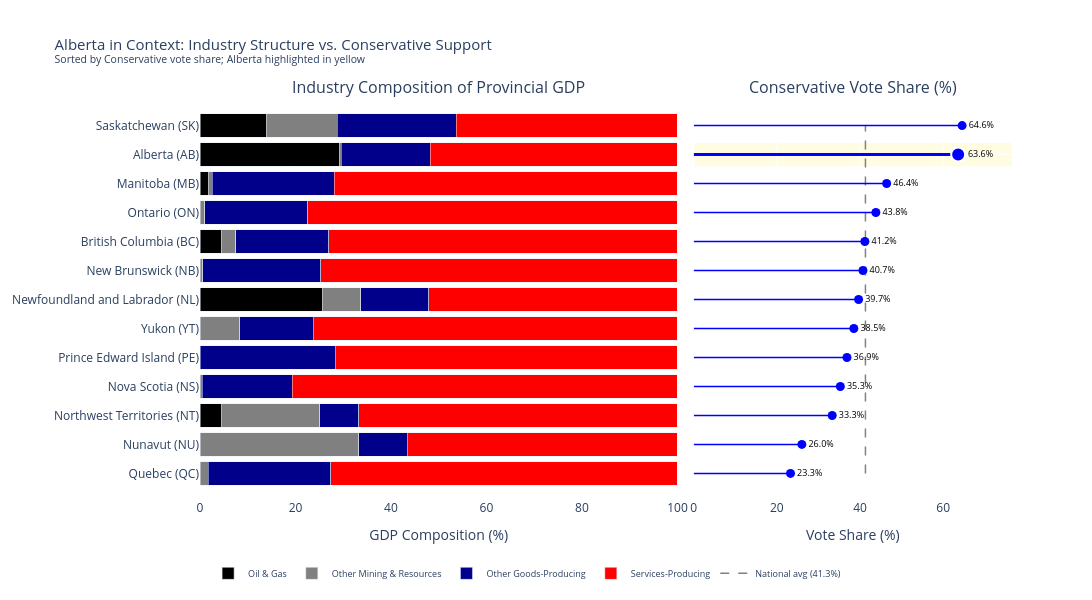

Notebook code for this chart:
### Code cell
# ============================================================
# VISUALIZATION 2: Dual-Panel Industry Composition + Lollipop
# "Alberta in Context"
# ============================================================

# Sort provinces by Conservative vote share (descending top-to-bottom in plotly = ascending in data)
sorted_merged = merged.sort_values('Con_VoteShare', ascending=True).copy()
provinces = sorted_merged.index.tolist()
n = len(provinces)

# Handle NaN for territories
for col in ['OilGas_Pct', 'OtherMining_Pct', 'OtherGoods_Pct', 'Services_Pct']:
    sorted_merged[col] = sorted_merged[col].fillna(0)

# Normalize to 100%
industry_cols = ['OilGas_Pct', 'OtherMining_Pct',
                 'OtherGoods_Pct', 'Services_Pct']
row_totals = sorted_merged[industry_cols].sum(axis=1)
for col in industry_cols:
    sorted_merged[col + '_norm'] = sorted_merged[col] / row_totals * 100

# Province labels
prov_labels = [
    f"{p} ({sorted_merged.loc[p, 'Abbreviation']})" for p in provinces]

# Industry styling
industry_config = [
    ('OilGas_Pct_norm', 'Oil & Gas', 'black'),
    ('OtherMining_Pct_norm', 'Other Mining & Resources', 'gray'),
    ('OtherGoods_Pct_norm', 'Other Goods-Producing', 'darkblue'),
    ('Services_Pct_norm', 'Services-Producing', 'red'),
]

# National average Conservative vote share
national_avg = elections[elections['Party'] == 'Conservative']['Votes Obtained/Votes obtenus'].sum() / \
    elections['Votes Obtained/Votes obtenus'].sum() * 100

fig = make_subplots(rows=1, cols=2, shared_yaxes=True, column_widths=[0.6, 0.4],
                    horizontal_spacing=0.02,
                    subplot_titles=['Industry Composition of Provincial GDP',
                                    'Conservative Vote Share (%)'])

# Left Panel: Stacked horizontal bars
for col_key, label, color in industry_config:
    fig.add_trace(
        go.Bar(
            y=prov_labels, x=sorted_merged[col_key].values,
            name=label, marker_color=color, orientation='h',
            legendgroup=label, showlegend=True,
            hovertemplate=f'{label}: ' + '%{x:.1f}%<extra></extra>'
        ),
        row=1, col=1
    )

# Right Panel: Lollipop chart
con_values = sorted_merged['Con_VoteShare'].values * 100

# National average reference line
fig.add_trace(
    go.Scatter(
        x=[national_avg, national_avg], y=[prov_labels[0], prov_labels[-1]],
        mode='lines', line=dict(color='gray', width=1.5, dash='dash'),
        name=f'National avg ({national_avg:.1f}%)', showlegend=True,
        hoverinfo='skip'
    ),
    row=1, col=2
)

# Lollipop stems and dots
for i, (prov, label, val) in enumerate(zip(provinces, prov_labels, con_values)):
    is_alberta = (prov == 'Alberta')
    fig.add_trace(
        go.Scatter(
            x=[0, val], y=[label, label],
            mode='lines',
            line=dict(color='blue', width=3 if is_alberta else 1.5),
            showlegend=False, hoverinfo='skip'
        ),
        row=1, col=2
    )
    fig.add_trace(
        go.Scatter(
            x=[val], y=[label],
            mode='markers+text',
            marker=dict(
                size=14 if is_alberta else 9,
                color='blue',
                line=dict(color='white', width=2) if is_alberta else dict(
                    width=0)
            ),
            text=[f'{val:.1f}%'], textposition='middle right',
            textfont=dict(size=9, color='black'),
            showlegend=False,
            hovertemplate=f'<b>{prov}</b><br>Conservative: {val:.1f}%<extra></extra>'
        ),
        row=1, col=2
    )

# Alberta highlight band
alberta_idx = provinces.index('Alberta') if 'Alberta' in provinces else None
if alberta_idx is not None:
    for col_idx in [1, 2]:
        fig.add_shape(
            type='rect',
            x0=0, x1=1, xref=f'x{col_idx} domain' if col_idx > 1 else 'x domain',
            y0=alberta_idx - 0.4, y1=alberta_idx + 0.4,
            yref='y' if col_idx == 1 else 'y2',
            fillcolor='rgba(255, 250, 205, 0.6)', line_width=0,
            layer='below',
            row=1, col=col_idx
        )

fig.update_layout(
    barmode='stack',
    height=600, width=1100,
    title=dict(
        text="Alberta in Context: Industry Structure vs. Conservative Support<br>"
             "<sup>Sorted by Conservative vote share; Alberta highlighted in yellow</sup>",
        font=dict(size=15)
    ),
    plot_bgcolor='white',
    legend=dict(x=0.01, y=-0.15, orientation='h', font=dict(size=9))
)

fig.update_xaxes(title_text='GDP Composition (%)',
                 range=[0, 100], row=1, col=1)
fig.update_xaxes(title_text='Vote Share (%)', range=[
                 0, max(con_values) + 12], row=1, col=2)

fig.show()

### Figure 1 — Plotly figure (JSON) as saved in the notebook; plotly's stock layout.template omitted (floating-point values rounded to 4 significant figures)
{"data": [{"hovertemplate": "Oil & Gas: %{x:.1f}%<extra></extra>", "legendgroup": "Oil & Gas", "marker": {"color": "black"}, "name": "Oil & Gas", "orientation": "h", "showlegend": true, "type": "bar", "x": [0.002422, 0.0, 4.594, 0.0, 0.0, 0.0, 25.65, 0.01338, 4.449, 0.07797, 1.772, 29.19, 13.93], "xaxis": "x", "y": ["Quebec (QC)", "Nunavut (NU)", "Northwest Territories (NT)", "Nova Scotia (NS)", "Prince Edward Island (PE)", "Yukon (YT)", "Newfoundland and Labrador (NL)", "New Brunswick (NB)", "British Columbia (BC)", "Ontario (ON)", "Manitoba (MB)", "Alberta (AB)", "Saskatchewan (SK)"], "yaxis": "y"}, {"hovertemplate": "Other Mining & Resources: %{x:.1f}%<extra></extra>", "legendgroup": "Other Mining & Resources", "marker": {"color": "gray"}, "name": "Other Mining & Resources", "orientation": "h", "showlegend": true, "type": "bar", "x": [1.757, 33.29, 20.46, 0.5015, 0.02674, 8.29, 7.98, 0.5133, 2.999, 0.8916, 0.8248, 0.3702, 14.84], "xaxis": "x", "y": ["Quebec (QC)", "Nunavut (NU)", "Northwest Territories (NT)", "Nova Scotia (NS)", "Prince Edward Island (PE)", "Yukon (YT)", "Newfoundland and Labrador (NL)", "New Brunswick (NB)", "British Columbia (BC)", "Ontario (ON)", "Manitoba (MB)", "Alberta (AB)", "Saskatchewan (SK)"], "yaxis": "y"}, {"hovertemplate": "Other Goods-Producing: %{x:.1f}%<extra></extra>", "legendgroup": "Other Goods-Producing", "marker": {"color": "darkblue"}, "name": "Other Goods-Producing", "orientation": "h", "showlegend": true, "type": "bar", "x": [25.59, 10.13, 8.222, 18.78, 28.31, 15.43, 14.23, 24.75, 19.51, 21.62, 25.56, 18.68, 24.93], "xaxis": "x", "y": ["Quebec (QC)", "Nunavut (NU)", "Northwest Territories (NT)", "Nova Scotia (NS)", "Prince Edward Island (PE)", "Yukon (YT)", "Newfoundland and Labrador (NL)", "New Brunswick (NB)", "British Columbia (BC)", "Ontario (ON)", "Manitoba (MB)", "Alberta (AB)", "Saskatchewan (SK)"], "yaxis": "y"}, {"hovertemplate": "Services-Producing: %{x:.1f}%<extra></extra>", "legendgroup": "Services-Producing", "marker": {"color": "red"}, "name": "Services-Producing", "orientation": "h", "showlegend": true, "type": "bar", "x": [72.65, 56.58, 66.72, 80.72, 71.67, 76.28, 52.14, 74.72, 73.04, 77.41, 71.84, 51.77, 46.3], "xaxis": "x", "y": ["Quebec (QC)", "Nunavut (NU)", "Northwest Territories (NT)", "Nova Scotia (NS)", "Prince Edward Island (PE)", "Yukon (YT)", "Newfoundland and Labrador (NL)", "New Brunswick (NB)", "British Columbia (BC)", "Ontario (ON)", "Manitoba (MB)", "Alberta (AB)", "Saskatchewan (SK)"], "yaxis": "y"}, {"hoverinfo": "skip", "line": {"color": "gray", "dash": "dash", "width": 1.5}, "mode": "lines", "name": "National avg (41.3%)", "showlegend": true, "type": "scatter", "x": [41.31, 41.31], "xaxis": "x2", "y": ["Quebec (QC)", "Saskatchewan (SK)"], "yaxis": "y2"}, {"hoverinfo": "skip", "line": {"color": "blue", "width": 1.5}, "mode": "lines", "showlegend": false, "type": "scatter", "x": [0, 23.28], "xaxis": "x2", "y": ["Quebec (QC)", "Quebec (QC)"], "yaxis": "y2"}, {"hovertemplate": "<b>Quebec</b><br>Conservative: 23.3%<extra></extra>", "marker": {"color": "blue", "line": {"width": 0}, "size": 9}, "mode": "markers+text", "showlegend": false, "text": ["23.3%"], "textfont": {"color": "black", "size": 9}, "textposition": "middle right", "type": "scatter", "x": [23.28], "xaxis": "x2", "y": ["Quebec (QC)"], "yaxis": "y2"}, {"hoverinfo": "skip", "line": {"color": "blue", "width": 1.5}, "mode": "lines", "showlegend": false, "type": "scatter", "x": [0, 26.02], "xaxis": "x2", "y": ["Nunavut (NU)", "Nunavut (NU)"], "yaxis": "y2"}, {"hovertemplate": "<b>Nunavut</b><br>Conservative: 26.0%<extra></extra>", "marker": {"color": "blue", "line": {"width": 0}, "size": 9}, "mode": "markers+text", "showlegend": false, "text": ["26.0%"], "textfont": {"color": "black", "size": 9}, "textposition": "middle right", "type": "scatter", "x": [26.02], "xaxis": "x2", "y": ["Nunavut (NU)"], "yaxis": "y2"}, {"hoverinfo": "skip", "line": {"color": "blue", "width": 1.5}, "mode": "lines", "showlegend": false, "type": "scatter", "x": [0, 33.31], "xaxis": "x2", "y": ["Northwest Territories (NT)", "Northwest Territories (NT)"], "yaxis": "y2"}, {"hovertemplate": "<b>Northwest Territories</b><br>Conservative: 33.3%<extra></extra>", "marker": {"color": "blue", "line": {"width": 0}, "size": 9}, "mode": "markers+text", "showlegend": false, "text": ["33.3%"], "textfont": {"color": "black", "size": 9}, "textposition": "middle right", "type": "scatter", "x": [33.31], "xaxis": "x2", "y": ["Northwest Territories (NT)"], "yaxis": "y2"}, {"hoverinfo": "skip", "line": {"color": "blue", "width": 1.5}, "mode": "lines", "showlegend": false, "type": "scatter", "x": [0, 35.27], "xaxis": "x2", "y": ["Nova Scotia (NS)", "Nova Scotia (NS)"], "yaxis": "y2"}, {"hovertemplate": "<b>Nova Scotia</b><br>Conservative: 35.3%<extra></extra>", "marker": {"color": "blue", "line": {"width": 0}, "size": 9}, "mode": "markers+text", "showlegend": false, "text": ["35.3%"], "textfont": {"color": "black", "size": 9}, "textposition": "middle right", "type": "scatter", "x": [35.27], "xaxis": "x2", "y": ["Nova Scotia (NS)"], "yaxis": "y2"}, {"hoverinfo": "skip", "line": {"color": "blue", "width": 1.5}, "mode": "lines", "showlegend": false, "type": "scatter", "x": [0, 36.86], "xaxis": "x2", "y": ["Prince Edward Island (PE)", "Prince Edward Island (PE)"], "yaxis": "y2"}, {"hovertemplate": "<b>Prince Edward Island</b><br>Conservative: 36.9%<extra></extra>", "marker": {"color": "blue", "line": {"width": 0}, "size": 9}, "mode": "markers+text", "showlegend": false, "text": ["36.9%"], "textfont": {"color": "black", "size": 9}, "textposition": "middle right", "type": "scatter", "x": [36.86], "xaxis": "x2", "y": ["Prince Edward Island (PE)"], "yaxis": "y2"}, {"hoverinfo": "skip", "line": {"color": "blue", "width": 1.5}, "mode": "lines", "showlegend": false, "type": "scatter", "x": [0, 38.52], "xaxis": "x2", "y": ["Yukon (YT)", "Yukon (YT)"], "yaxis": "y2"}, {"hovertemplate": "<b>Yukon</b><br>Conservative: 38.5%<extra></extra>", "marker": {"color": "blue", "line": {"width": 0}, "size": 9}, "mode": "markers+text", "showlegend": false, "text": ["38.5%"], "textfont": {"color": "black", "size": 9}, "textposition": "middle right", "type": "scatter", "x": [38.52], "xaxis": "x2", "y": ["Yukon (YT)"], "yaxis": "y2"}, {"hoverinfo": "skip", "line": {"color": "blue", "width": 1.5}, "mode": "lines", "showlegend": false, "type": "scatter", "x": [0, 39.66], "xaxis": "x2", "y": ["Newfoundland and Labrador (NL)", "Newfoundland and Labrador (NL)"], "yaxis": "y2"}, {"hovertemplate": "<b>Newfoundland and Labrador</b><br>Conservative: 39.7%<extra></extra>", "marker": {"color": "blue", "line": {"width": 0}, "size": 9}, "mode": "markers+text", "showlegend": false, "text": ["39.7%"], "textfont": {"color": "black", "size": 9}, "textposition": "middle right", "type": "scatter", "x": [39.66], "xaxis": "x2", "y": ["Newfoundland and Labrador (NL)"], "yaxis": "y2"}, {"hoverinfo": "skip", "line": {"color": "blue", "width": 1.5}, "mode": "lines", "showlegend": false, "type": "scatter", "x": [0, 40.71], "xaxis": "x2", "y": ["New Brunswick (NB)", "New Brunswick (NB)"], "yaxis": "y2"}, {"hovertemplate": "<b>New Brunswick</b><br>Conservative: 40.7%<extra></extra>", "marker": {"color": "blue", "line": {"width": 0}, "size": 9}, "mode": "markers+text", "showlegend": false, "text": ["40.7%"], "textfont": {"color": "black", "size": 9}, "textposition": "middle right", "type": "scatter", "x": [40.71], "xaxis": "x2", "y": ["New Brunswick (NB)"], "yaxis": "y2"}, {"hoverinfo": "skip", "line": {"color": "blue", "width": 1.5}, "mode": "lines", "showlegend": false, "type": "scatter", "x": [0, 41.17], "xaxis": "x2", "y": ["British Columbia (BC)", "British Columbia (BC)"], "yaxis": "y2"}, {"hovertemplate": "<b>British Columbia</b><br>Conservative: 41.2%<extra></extra>", "marker": {"color": "blue", "line": {"width": 0}, "size": 9}, "mode": "markers+text", "showlegend": false, "text": ["41.2%"], "textfont": {"color": "black", "size": 9}, "textposition": "middle right", "type": "scatter", "x": [41.17], "xaxis": "x2", "y": ["British Columbia (BC)"], "yaxis": "y2"}, {"hoverinfo": "skip", "line": {"color": "blue", "width": 1.5}, "mode": "lines", "showlegend": false, "type": "scatter", "x": [0, 43.81], "xaxis": "x2", "y": ["Ontario (ON)", "Ontario (ON)"], "yaxis": "y2"}, {"hovertemplate": "<b>Ontario</b><br>Conservative: 43.8%<extra></extra>", "marker": {"color": "blue", "line": {"width": 0}, "size": 9}, "mode": "markers+text", "showlegend": false, "text": ["43.8%"], "textfont": {"color": "black", "size": 9}, "textposition": "middle right", "type": "scatter", "x": [43.81], "xaxis": "x2", "y": ["Ontario (ON)"], "yaxis": "y2"}, {"hoverinfo": "skip", "line": {"color": "blue", "width": 1.5}, "mode": "lines", "showlegend": false, "type": "scatter", "x": [0, 46.41], "xaxis": "x2", "y": ["Manitoba (MB)", "Manitoba (MB)"], "yaxis": "y2"}, {"hovertemplate": "<b>Manitoba</b><br>Conservative: 46.4%<extra></extra>", "marker": {"color": "blue", "line": {"width": 0}, "size": 9}, "mode": "markers+text", "showlegend": false, "text": ["46.4%"], "textfont": {"color": "black", "size": 9}, "textposition": "middle right", "type": "scatter", "x": [46.41], "xaxis": "x2", "y": ["Manitoba (MB)"], "yaxis": "y2"}, {"hoverinfo": "skip", "line": {"color": "blue", "width": 3}, "mode": "lines", "showlegend": false, "type": "scatter", "x": [0, 63.61], "xaxis": "x2", "y": ["Alberta (AB)", "Alberta (AB)"], "yaxis": "y2"}, {"hovertemplate": "<b>Alberta</b><br>Conservative: 63.6%<extra></extra>", "marker": {"color": "blue", "line": {"color": "white", "width": 2}, "size": 14}, "mode": "markers+text", "showlegend": false, "text": ["63.6%"], "textfont": {"color": "black", "size": 9}, "textposition": "middle right", "type": "scatter", "x": [63.61], "xaxis": "x2", "y": ["Alberta (AB)"], "yaxis": "y2"}, {"hoverinfo": "skip", "line": {"color": "blue", "width": 1.5}, "mode": "lines", "showlegend": false, "type": "scatter", "x": [0, 64.56], "xaxis": "x2", "y": ["Saskatchewan (SK)", "Saskatchewan (SK)"], "yaxis": "y2"}, {"hovertemplate": "<b>Saskatchewan</b><br>Conservative: 64.6%<extra></extra>", "marker": {"color": "blue", "line": {"width": 0}, "size": 9}, "mode": "markers+text", "showlegend": false, "text": ["64.6%"], "textfont": {"color": "black", "size": 9}, "textposition": "middle right", "type": "scatter", "x": [64.56], "xaxis": "x2", "y": ["Saskatchewan (SK)"], "yaxis": "y2"}], "layout": {"annotations": [{"font": {"size": 16}, "showarrow": false, "text": "Industry Composition of Provincial GDP", "x": 0.294, "xanchor": "center", "xref": "paper", "y": 1, "yanchor": "bottom", "yref": "paper"}, {"font": {"size": 16}, "showarrow": false, "text": "Conservative Vote Share (%)", "x": 0.804, "xanchor": "center", "xref": "paper", "y": 1, "yanchor": "bottom", "yref": "paper"}], "barmode": "stack", "height": 600, "legend": {"font": {"size": 9}, "orientation": "h", "x": 0.01, "y": -0.15}, "plot_bgcolor": "white", "shapes": [{"fillcolor": "rgba(255, 250, 205, 0.6)", "layer": "below", "line": {"width": 0}, "type": "rect", "x0": 0, "x1": 1, "xref": "x domain", "y0": 10.6, "y1": 11.4, "yref": "y"}, {"fillcolor": "rgba(255, 250, 205, 0.6)", "layer": "below", "line": {"width": 0}, "type": "rect", "x0": 0, "x1": 1, "xref": "x2 domain", "y0": 10.6, "y1": 11.4, "yref": "y2"}], "title": {"font": {"size": 15}, "text": "Alberta in Context: Industry Structure vs. Conservative Support<br><sup>Sorted by Conservative vote share; Alberta highlighted in yellow</sup>"}, "width": 1100, "xaxis": {"anchor": "y", "domain": [0, 0.588], "range": [0, 100], "title": {"text": "GDP Composition (%)"}}, "xaxis2": {"anchor": "y2", "domain": [0.608, 1], "range": [0, 76.56], "title": {"text": "Vote Share (%)"}}, "yaxis": {"anchor": "x", "domain": [0, 1]}, "yaxis2": {"anchor": "x2", "domain": [0, 1], "matches": "y", "showticklabels": false}}}
